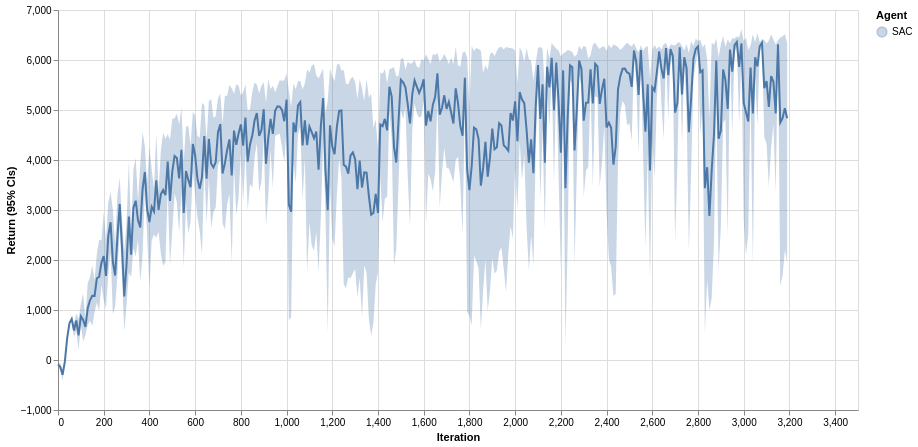

The Vega-Lite source for this figure:
### Vega-Lite specification from a JSON file in a GitHub repository (floating-point values rounded to 4 significant figures; data arrays with more than 128 entries replaced by an {"elided": "..."} marker saying what was removed)
{"$schema": "https://vega.github.io/schema/vega-lite/v5.json", "data": {"values": {"elided": "1600 records"}, "format": {"parse": {"Iteration": "number"}}}, "height": 400, "width": 800, "encoding": {"color": {"field": "Agent", "type": "nominal"}, "x": {"field": "Iteration", "type": "quantitative"}}, "layer": [{"encoding": {"opacity": {"value": 0.3}, "y": {"aggregate": "ci0", "title": "Return (95% CIs)", "field": "Value", "type": "quantitative"}, "y2": {"aggregate": "ci1", "field": "Value"}}, "mark": "area"}, {"encoding": {"y": {"aggregate": "mean", "field": "Value", "type": "quantitative"}}, "mark": "line"}], "padding": 5}
